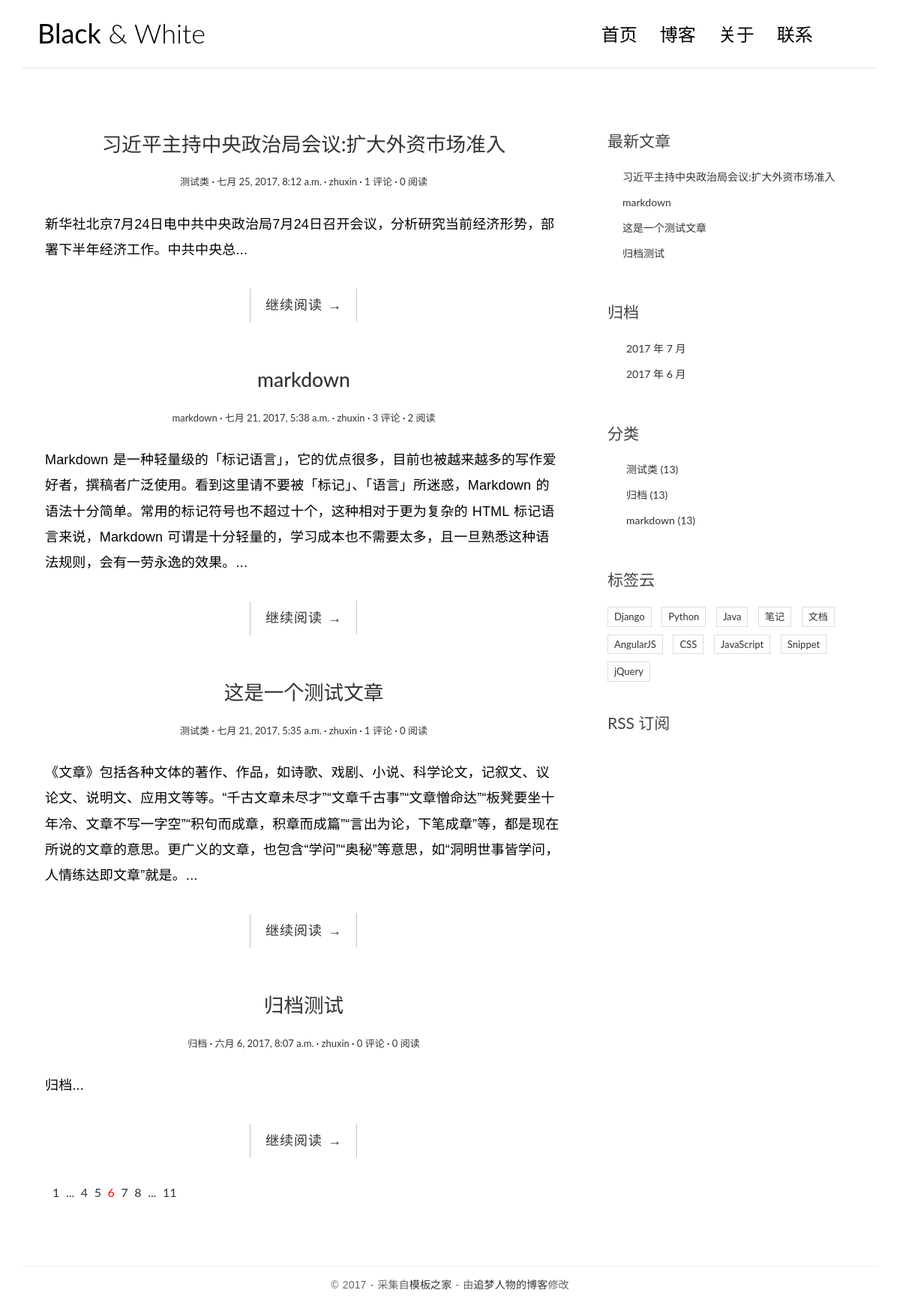
Before: / with the older database file.
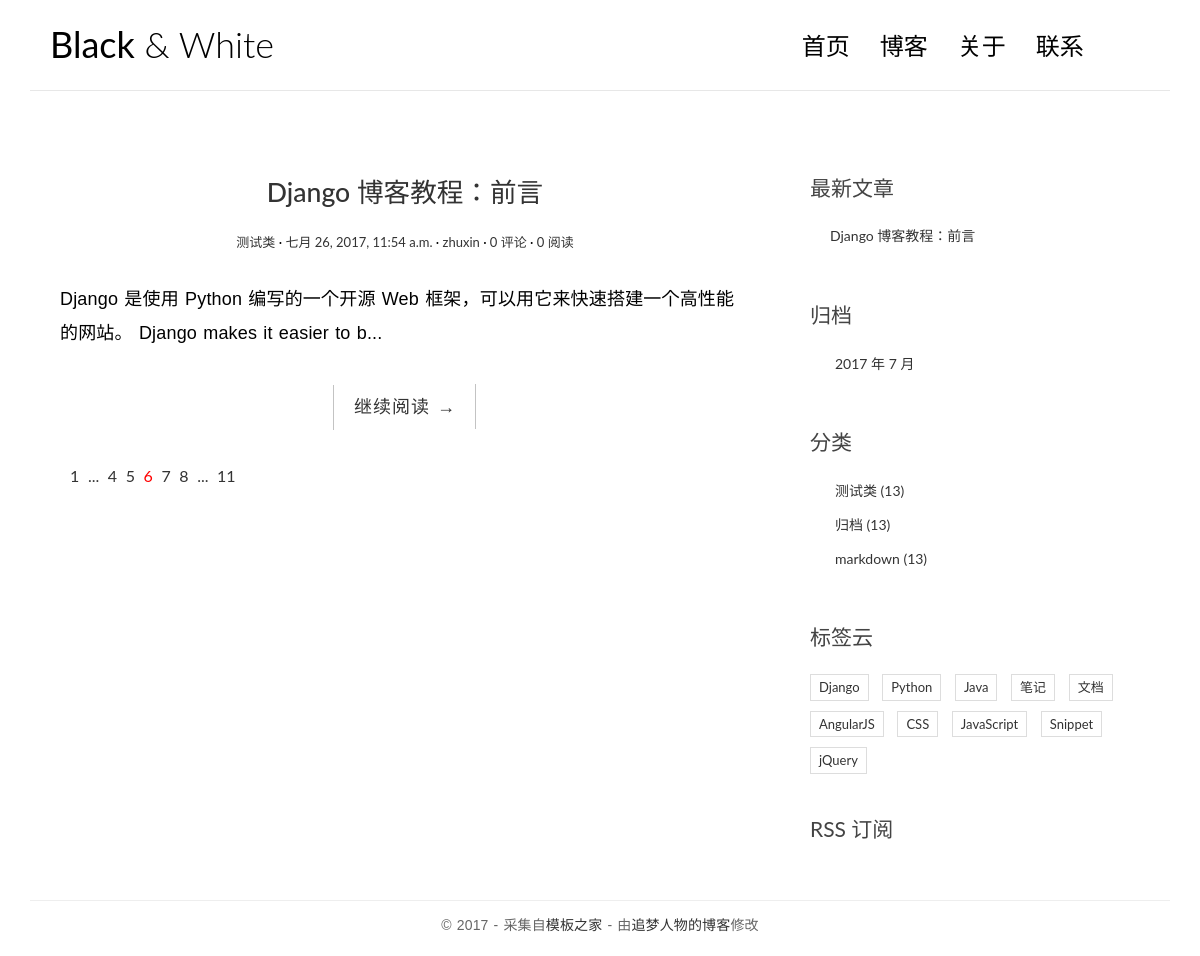
After: the same page with the newer database file.
### blog/models.py (models this page shows, shortened)
class Post(models.Model):
    title = models.CharField(max_length=70)
    body = models.TextField()
    created_time = models.DateTimeField()
    modified_time = models.DateTimeField()
    excerpt = models.CharField(max_length=200, blank=True)
    category = models.ForeignKey(Category)
    tags = models.ManyToManyField(Tag, blank=True)
    author = models.ForeignKey(User)
    views = models.PositiveIntegerField(default=0)
    def get_absolute_url(self):
        return reverse('blog:detail', kwargs={'pk': self.pk})
    class Meta:
        ordering = ['-created_time']

class Category(models.Model):
    name = models.CharField(max_length=100)

### blog/views.py (the view)
# urls.py: url(r'^$', views.IndexView.as_view(), name='index'),
class IndexView(ListView):
	model = Post
	template_name = 'blog/index.html'
	context_object_name = 'post_list'

### blog/templatetags/blog_tags.py (called while the page is built)
@register.simple_tag
def get_recent_posts(num=5):
	return Post.objects.all().order_by('-created_time')[:num]

@register.simple_tag
def archives():
	return Post.objects.dates('created_time', 'month', order='DESC')

@register.simple_tag
def get_categories():
	return Category.objects.all()

### templates/blog/index.html
{% extends 'base.html' %}
{% block main %}
    {% for post in post_list %}
        <article class="post post-{{ post.pk }}">
            <header class="entry-header">
                <h1 class="entry-title">
                    <a href="{{ post.get_absolute_url }}">{{ post.title }}</a>
                </h1>
                <div class="entry-meta">
                    <span class="post-category">
                        <a href="{% url 'blog:category' post.category.pk %}">{{ post.category.name }}</a></span>
                    <span class="post-date"><a href="#"><time class="entry-date"
                                                              datetime="{{ post.created_time }}">{{ post.created_time }}</time></a></span>
                    <span class="post-author"><a href="#">{{ post.author }}</a></span>
                    <span class="comments-link">
                        <a href="{{ post.get_absolute_url }}#comment-area">{{ post.comment_set.count }} 评论</a></span>
                    <span class="views-count"><a href="{{ post.get_absolute_url }}">{{ post.views }} 阅读</a></span>
                </div>
            </header>
            <div class="entry-content clearfix">
                <p>{{ post.excerpt }}...</p>
                <div class="read-more cl-effect-14">
                    <a href="{{ post.get_absolute_url }}" class="more-link">继续阅读 <span class="meta-nav">→</span></a>
                </div>
            </div>
        </article>
    {% empty %}
        <div class="no-post">暂时还没有发布的文章！</div>
    {% endfor %}
    <div class="pagination">
        <ul>
            <li><a href="">1</a></li>
            <li><a href="">...</a></li>
            <li><a href="">4</a></li>
            <li><a href="">5</a></li>
            <li class="current"><a href="">6</a></li>
            <li><a href="">7</a></li>
            <li><a href="">8</a></li>
            <li><a href="">...</a></li>
            <li><a href="">11</a></li>
        </ul>
    </div>
{% endblock main %}

### templates/base.html (shortened to what this page needs)
{% load staticfiles %}
{% load blog_tags %}
<!DOCTYPE html>
<html>
<head>
    <link rel="stylesheet" href="http://code.ionicframework.com/ionicons/2.0.1/css/ionicons.min.css">
    <link rel="stylesheet" href="{% static 'blog/css/bootstrap.min.css' %}">
    <link rel="stylesheet" href="{% static 'blog/css/pace.css' %}">
    <link rel="stylesheet" href="{% static 'blog/css/custom.css' %}">
    <link rel="stylesheet" href="{% static 'blog/css/highlights/github.css' %}">
</head>
<body>
<div class="container">
    <header id="site-header">
        <div class="row">
            <div class="col-md-4 col-sm-5 col-xs-8">
                <div class="logo">
                    <h1><a href="{% url 'blog:index' %}"><b>Black</b> &amp; White</a></h1>
                </div>
            </div>
            <div class="col-md-8 col-sm-7 col-xs-4">
                <nav class="main-nav" role="navigation">
                    <div class="collapse navbar-collapse" id="bs-example-navbar-collapse-1">
                        <ul class="nav navbar-nav navbar-right">
                            <li class="cl-effect-11"><a href="{% url 'blog:index' %}" data-hover="首页">首页</a></li>
                            <li class="cl-effect-11"><a href="#" data-hover="博客">博客</a></li>
                            <li class="cl-effect-11"><a href="#" data-hover="关于">关于</a></li>
                            <li class="cl-effect-11"><a href="#" data-hover="联系">联系</a></li>
                        </ul>
                    </div>
                </nav>
            </div>
        </div>
    </header>
</div>
<div class="content-body">
    <div class="container">
        <div class="row">
            <main class="col-md-8">
                {% block main %}
                {% endblock main %}
            </main>
            <aside class="col-md-4">
                <div class="widget widget-recent-posts">
                    <h3 class="widget-title">最新文章</h3>
                    {% get_recent_posts as recent_post_list %}
                    <ul>
                        {% for post in recent_post_list %}
                            <li>
                                <a href="{{ post.get_absolute_url }}">{{ post.title }}</a>
                            </li>
                        {% empty %}
                            暂无文章！
                        {% endfor %}
                    </ul>
                </div>
                <div class="widget widget-archives">
                    <h3 class="widget-title">归档</h3>
                    {% archives as date_list %}
                    <ul>
                        {% for date in date_list %}
                            <li>
                                <a href="{% url 'blog:archives' date.year date.month %}">{{ date.year }}
                                    年 {{ date.month }} 月</a>
                            </li>
                        {% empty %}
                            暂无归档！
                        {% endfor %}
                    </ul>
                </div>
                <div class="widget widget-category">
                    <h3 class="widget-title">分类</h3>
                    {% get_categories as category_list %}
                    <ul>
                        {% for category in category_list %}
                            <li>
                                <a href="{% url 'blog:category' category.pk %}">{{ category.name }} <span
                                        class="post-count">(13)</span></a>
                            </li>
                        {% empty %}
                            暂无分类！
                        {% endfor %}
                    </ul>
                </div>
                <div class="widget widget-tag-cloud">
                    <h3 class="widget-title">标签云</h3>
                    <ul>
                        <li>
                            <a href="#">Django</a>
                        </li>
                        <li>
                            <a href="#">Python</a>
                        </li>
                        <li>
                            <a href="#">Java</a>
                        </li>
                        <li>
                            <a href="#">笔记</a>
                        </li>
                        <li>
                            <a href="#">文档</a>
                        </li>
                        <li>
                            <a href="#">AngularJS</a>
                        </li>
                        <li>
                            <a href="#">CSS</a>
                        </li>
                        <li>
                            <a href="#">JavaScript</a>
                        </li>
                        <li>
                            <a href="#">Snippet</a>
                        </li>
                        <li>
                            <a href="#">jQuery</a>
                        </li>
                    </ul>
                </div>
                <div class="rss">
                    <a href=""> RSS 订阅</a>
                </div>
            </aside>
        </div>
    </div>
</div>
<footer id="site-footer">
    <div class="container">
        <div class="row">
            <div class="col-md-12">
                <p class="copyright">&copy 2017 - 采集自<a href="http://www.cssmoban.com/"
                                                        target="_blank" title="模板之家">模板之家</a>
                    - 由<a href="http://zmrenwu.com/" title="网页模板" target="_blank">追梦人物的博客</a>修改
                </p>
            </div>
        </div>
    </div>
</footer>
</body>
</html>

### blog/static/blog/css/custom.css (style rules this page uses)
* { outline: none; }
h1, h2, h3, h4, h5, h6 { margin-top: 0; }
b { font-weight: 400; }
a { color: #333; }
body { color: #444; font-family: 'Lato', sans-serif; }
p { font-family: 'Ubuntu', sans-serif; font-weight: 400; word-spacing: 1px; letter-spacing: 0.01em; }
#site-header { background-color: #FFF; padding: 25px 20px; margin-bottom: 40px; border-bottom: 1px solid #e7e7e7; }
.logo h1 a { color: #000; }
.logo h1 { margin: 0; font-family: 'Lato', sans-serif; font-weight: 300; }
.main-nav { margin-top: 11px; max-width: 95%; }
.main-nav a { color: #000000 !important; padding: 0 0 5px 0 !important; margin-right: 30px; font-family: 'Lato', sans-serif; font-weight: 300; font-size: 24px; }
.cl-effect-11 a { padding: 10px 0; color: #0972b4; text-shadow: none; }
.cl-effect-11 a::before { position: absolute; top: 0; left: 0; overflow: hidden; padding: 0 0 5px 0 !important; max-width: 0; border-bottom: 1px solid #000; color: #000; content: attr(data-hover); white-space: nowrap; -webkit-transition: max-width 0.5s; -moz-transition: max-width 0.5s; transition: max-width 0.5s; }
.content-body { padding-bottom: 4em; }
.post { background: #fff; padding: 30px 30px 0; }
.entry-title { text-align: center; font-size: 1.9em; margin-bottom: 20px; line-height: 1.6; padding: 10px 20px 0; }
.entry-meta { text-align: center; color: #DDDDDD; font-size: 13px; margin-bottom: 30px; }
.entry-content { font-size: 18px; line-height: 1.9; font-weight: 300; color: #000; }
.post-category::after, .post-date::after, .post-author::after, .comments-link::after { content: ' ·'; color: #000; }
.read-more { font-family: 'Ubuntu', sans-serif; font-weight: 400; word-spacing: 1px; letter-spacing: 0.01em; text-align: center; margin-top: 20px; }
.cl-effect-14 a { padding: 0 20px; height: 45px; line-height: 45px; position: relative; display: inline-block; margin: 15px 25px; letter-spacing: 1px; font-weight: 400; text-shadow: 0 0 1px rgba(255, 255, 255, 0.3); }
.cl-effect-14 a::before, .cl-effect-14 a::after { position: absolute; width: 45px; height: 1px; background: #C3C3C3; content: ''; -webkit-transition: all 0.3s; -moz-transition: all 0.3s; transition: all 0.3s; pointer-events: none; }
.cl-effect-14 a::before { top: 0; left: 0; -webkit-transform: rotate(90deg); -moz-transform: rotate(90deg); transform: rotate(90deg); -webkit-transform-origin: 0 0; -moz-transform-origin: 0 0; transform-origin: 0 0; }
.cl-effect-14 a::after { right: 0; bottom: 0; -webkit-transform: rotate(90deg); -moz-transform: rotate(90deg); transform: rotate(90deg); -webkit-transform-origin: 100% 0; -moz-transform-origin: 100% 0; transform-origin: 100% 0; }
.widget { background: #fff; padding: 30px 0 0; }
.widget-title { font-size: 1.5em; margin-bottom: 20px; line-height: 1.6; padding: 10px 0 0; font-weight: 400; }
.widget-recent-posts ul { padding: 0; margin: 0; padding-left: 20px; }
.widget-recent-posts ul li { list-style-type: none; position: relative; line-height: 170%; margin-bottom: 10px; }
.widget-recent-posts ul li::before { content: '\f3d3'; font-family: "Ionicons"; position: absolute; left: -17px; top: 3px; font-size: 16px; color: #000; }
.widget-archives ul { padding: 0; margin: 0; padding-left: 25px; }
.widget-archives ul li { list-style-type: none; position: relative; line-height: 170%; margin-bottom: 10px; }
.widget-archives ul li::before { content: '\f3f3'; font-family: "Ionicons"; position: absolute; left: -25px; top: 1px; font-size: 16px; color: #000; }
.widget-category ul { padding: 0; margin: 0; padding-left: 25px; }
.widget-category ul li { list-style-type: none; position: relative; line-height: 170%; margin-bottom: 10px; }
.widget-category ul li::before { content: '\f3fe'; font-family: "Ionicons"; position: absolute; left: -25px; top: 1px; font-size: 18px; color: #000; }
.widget-tag-cloud ul { padding: 0; margin: 0; margin-right: -10px; }
.widget-tag-cloud ul li { list-style-type: none; font-size: 13px; display: inline-block; margin-right: 10px; margin-bottom: 10px; padding: 3px 8px; border: 1px solid #ddd; }
.rss { font-size: 21px; margin-top: 30px; }
.rss a { color: #444; }
#site-footer { padding-top: 10px; padding: 0 0 1.5em 0; }
.copyright { text-align: center; padding-top: 1em; margin: 0; border-top: 1px solid #eee; color: #666; }
.pagination ul { list-style: none; }
.pagination ul li { display: inline-block; font-size: 16px; margin-right: 5px; }
.current a { color: red; }

Changed rows visible on the page:
removed Post: title "习近平主持中央政治局会议:扩大外资市场准入", category.name "测试类", created_time "七月 25, 2017, 8:12 a.m.", author "zhuxin", comment_set.count "1", views "0", excerpt "新华社北京7月24日电中共中央政治局7月24日召开会议，分析研究当前经济形势，部署下半年经济工作。中共中央总"
removed Post: title "markdown", category.name "markdown", created_time "七月 21, 2017, 5:38 a.m.", author "zhuxin", comment_set.count "3", views "2", excerpt "Markdown 是一种轻量级的「标记语言」，它的优点很多，目前也被越来越多的写作爱好者，撰稿者广泛使用。看到这里请不要被「标记」、「语言」所迷惑，Markdown 的语法十分简单。常用的标记符号也不超过十个，这种相对于更为复杂的 HTML 标记语言来说，Markdown 可谓是十分轻量的，学习成本也不需要太多，且一旦熟悉这种语法规则，会有一劳永逸的效果。"
removed Post: title "这是一个测试文章", category.name "测试类", created_time "七月 21, 2017, 5:35 a.m.", author "zhuxin", comment_set.count "1", views "0", excerpt "《文章》包括各种文体的著作、作品，如诗歌、戏剧、小说、科学论文，记叙文、议论文、说明文、应用文等等。“千古文章未尽才”“文章千古事”“文章憎命达”“板凳要坐十年冷、文章不写一字空”“积句而成章，积章而成篇”“言出为论，下笔成章”等，都是现在所说的文章的意思。更广义的文章，也包含“学问”“奥秘”等意思，如“洞明世事皆学问，人情练达即文章”就是。"
removed Post: title "归档测试", category.name "归档", created_time "六月 6, 2017, 8:07 a.m.", author "zhuxin", comment_set.count "0", views "0", excerpt "归档"
added Post: title "Django 博客教程：前言", category.name "测试类", created_time "七月 26, 2017, 11:54 a.m.", author "zhuxin", comment_set.count "0", views "0", excerpt "Django 是使用 Python 编写的一个开源 Web 框架，可以用它来快速搭建一个高性能的网站。 Django makes it easier to b"
Other visible differences:
list line gone: "2017 年 6 月"
